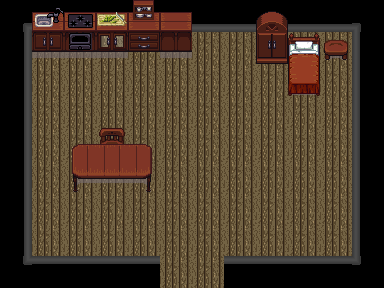

Below is a game level as drawn by its tile map, then a one-line description and the .tmx file that defines it, in full:
An orthogonal 12x9 tile map with 32x32 px tiles, 5 tile layers (under0, under1, under2, above0, ...), 3 tilesets and 11 objects.

<map version="1.4" tiledversion="1.4.3" orientation="orthogonal" renderorder="right-down" width="12" height="9" tilewidth="32" tileheight="32" infinite="0" nextlayerid="10" nextobjectid="14">
 <tileset firstgid="1" source="worldborder.tsx" />
 <tileset firstgid="9" source="floor.tsx" />
 <tileset firstgid="21" source="furniture.tsx" />
 <layer id="1" name="under0" width="12" height="9">
  <data encoding="csv">
13,13,13,13,13,13,13,13,13,13,13,13,
13,13,13,13,13,13,13,13,13,13,13,13,
13,13,13,13,13,13,13,13,13,13,13,13,
13,13,13,13,13,13,13,13,13,13,13,13,
13,13,13,13,13,13,13,13,13,13,13,13,
13,13,13,13,13,13,13,13,13,13,13,13,
13,13,13,13,13,13,13,13,13,13,13,13,
13,13,13,13,13,13,13,13,13,13,13,13,
13,13,13,13,13,13,13,13,13,13,13,13
</data>
 </layer>
 <layer id="2" name="under1" width="12" height="9">
  <data encoding="csv">
3,1,1,1,1,1,1,1,1,1,1,4,
5,0,0,0,0,0,0,0,0,0,0,2,
5,0,0,0,0,0,0,0,0,0,0,2,
5,0,0,0,0,0,0,0,0,0,0,2,
5,0,0,273,0,0,0,0,0,0,0,2,
5,0,137,138,139,0,0,0,0,0,0,2,
5,0,0,0,0,0,0,0,0,0,0,2,
5,0,0,0,0,0,0,0,0,0,0,2,
0,0,0,0,0,0,0,0,0,0,0,0
</data>
 </layer>
 <layer id="3" name="under2" width="12" height="9">
  <data encoding="csv">
0,27,28,29,30,26,0,0,210,0,0,0,
0,43,44,45,46,42,0,0,226,242,163,0,
0,0,0,0,0,0,0,0,0,258,0,0,
0,0,0,0,0,0,0,0,0,0,0,0,
0,0,0,0,0,0,0,0,0,0,0,0,
0,0,0,0,0,0,0,0,0,0,0,0,
0,0,0,0,0,0,0,0,0,0,0,0,
0,0,0,0,0,0,0,0,0,0,0,0,
0,0,0,0,0,0,0,0,0,0,0,0
</data>
 </layer>
 <layer id="4" name="above0" width="12" height="9">
  <data encoding="csv">
0,0,0,0,0,0,0,0,0,0,0,0,
0,0,0,0,0,0,0,0,0,0,0,0,
0,0,0,0,0,0,0,0,0,0,0,0,
0,0,0,0,0,0,0,0,0,0,0,0,
0,0,105,106,107,0,0,0,0,0,0,0,
0,0,0,0,0,0,0,0,0,0,0,0,
0,0,0,0,0,0,0,0,0,0,0,0,
0,0,0,0,0,0,0,0,0,0,0,0,
7,6,6,6,6,0,0,6,6,6,6,8
</data>
 </layer>
 <layer id="5" name="above1" width="12" height="9">
  <data encoding="csv">
0,0,0,0,0,0,0,0,0,0,0,0,
0,0,0,0,0,0,0,0,0,0,0,0,
0,0,0,0,0,0,0,0,0,0,0,0,
0,0,0,0,0,0,0,0,0,0,0,0,
0,0,0,0,0,0,0,0,0,0,0,0,
0,0,0,0,0,0,0,0,0,0,0,0,
0,0,0,0,0,0,0,0,0,0,0,0,
0,0,0,0,0,0,0,0,0,0,0,0,
0,0,0,0,0,0,0,0,0,0,0,0
</data>
 </layer>
 <objectgroup id="6" name="CollisionRects">
  <object id="1" x="64" y="160" width="96" height="32" />
  <object id="2" x="96" y="128" width="32" height="32" />
  <object id="3" x="33.3333" y="31.3333" width="158.667" height="18.6667" />
  <object id="4" x="0" y="0" width="384" height="32" />
  <object id="5" x="352" y="32" width="32" height="256" />
  <object id="8" x="0" y="32" width="32" height="256" />
  <object id="9" x="32.6667" y="277.333" width="127.333" height="11.3333" />
  <object id="10" x="224" y="275.333" width="126.667" height="12.6667" />
  <object id="12" x="256" y="32" width="96" height="32" />
  <object id="13" x="288" y="64" width="32" height="32" />
 </objectgroup>
 <objectgroup id="7" name="DoorRects">
  <object id="11" x="161.333" y="276" width="61.3333" height="13.3333">
   <properties>
    <property name="destinationDoor" type="int" value="1" />
    <property name="destinationMap" type="int" value="1" />
    <property name="exit" type="int" value="0" />
    <property name="id" type="int" value="0" />
   </properties>
  </object>
 </objectgroup>
 <objectgroup id="8" name="InteractionObjects" />
 <objectgroup id="9" name="NpcRects" />
</map>
